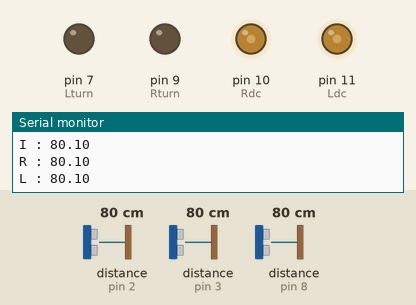
A sketch run on a simulated Arduino Uno, built with avr-gcc and run on an emulated ATmega328P. On the bench: output pins drawn as LEDs (lit = HIGH), the last lines printed to the serial monitor. Wiring (inferred from the names in the program): 3 × ultrasonic range finder: trigger pin 4, echo pin 2 / trigger pin 5, echo pin 3 / trigger pin 6, echo pin 8. Dashed ring = blinking. The inputs (shaded band) are chosen by the test bench; at power-on: distance to the obstacle (sensors on pin 2, pin 3, pin 8) 80 cm. The echo pulse lasts 58.3 µs per cm; pins used as bus, display or sensor lines are not drawn.

Above: at 1.2 s.
1.3 s: distance to the obstacle (sensor on pin 2) set to 30 cm
2.8 s: distance to the obstacle (sensor on pin 2) set to 25 cm
At 3.2 s:
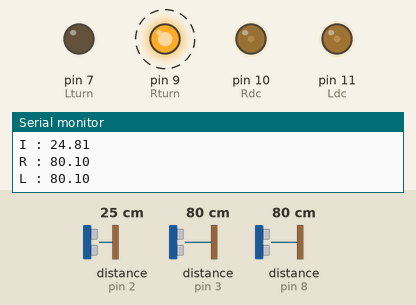
At 5.51 s:
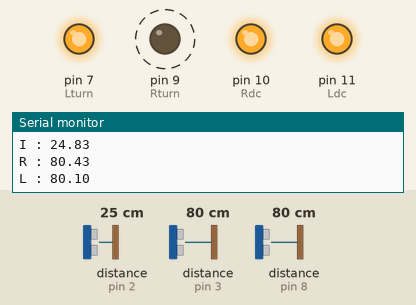
5.8 s: distance to the obstacle (sensor on pin 2) set to 35 cm
8.8 s: distance to the obstacle (sensor on pin 2) set to 25 cm
10.3 s: distance to the obstacle (sensor on pin 2) set to 22 cm
At 12.6 s:
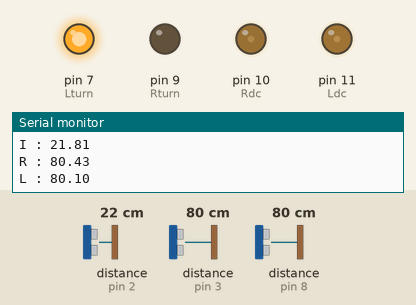
Timing chart, 0 to 14.3 s (numbered marks = the images above; inputs shaded):
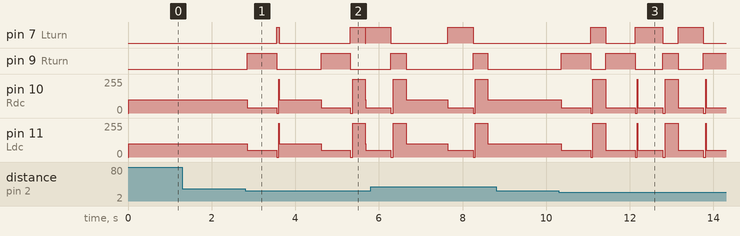

Measured:
- the behaviour switches between 28 and 27 cm on distance to the obstacle (sensor on pin 2) (found by bisection; images 0 and 1)
- the behaviour switches between 24 and 23 cm on distance to the obstacle (sensor on pin 2) (found by bisection; images 2 and 3)
- after the input at 2.8 s, pin 7 (Lturn): goes HIGH 0.06 s, LOW 1.7 s, HIGH 0.35 s, LOW 0.01 s, then HIGH, starting after 0.76 s; pin 9 (Rturn): alternates HIGH for 0.70 s and LOW for 1.1 s, starting after 0.06 s
- after the input at 10.3 s, pin 7 (Lturn): goes HIGH 0.36 s, LOW 0.70 s, HIGH 0.67 s, LOW 0.36 s, HIGH 0.61 s, then LOW, starting after 0.76 s; pin 9 (Rturn): goes HIGH 0.70 s, LOW 0.36 s, HIGH 0.70 s, LOW 0.67 s, HIGH 0.36 s, LOW 0.61 s, then HIGH, starting after 0.06 s

The sketch:

RouteControl4fin.ino
```cpp
#define Ldc 11
#define Lturn 7
#define Rdc 10
#define Rturn 9
#define trig_pinI 4
#define trig_pinR 5
#define trig_pinL 6
#define echoI_pin 2
#define echoR_pin 3
#define echoL_pin 8
void caseFTR();
void caseFTL();
void straight();
void turnLeft();
void turnRight();
void disCheck();
void Stop();

float distanceI, distanceR, distanceL;
bool loopescape = false;

void setup() {
  pinMode(Lturn,OUTPUT);
  pinMode(Rturn,OUTPUT);
  pinMode(Ldc,OUTPUT);
  pinMode(Rdc,OUTPUT);
  pinMode(trig_pinI,OUTPUT);
  pinMode(trig_pinR,OUTPUT);
  pinMode(trig_pinL,OUTPUT);
  pinMode(echoI_pin,INPUT);
  pinMode(echoR_pin,INPUT);
  pinMode(echoL_pin,INPUT);
  Serial.begin(9600);

}

void loop() {
  while(1){
    disCheck();
    straight();

    if ((distanceI<=27.0 && distanceL<=27.0 && (distanceI * distanceL) != 0)|| distanceI<=27.0){
      turnRight();
      disCheck();


      if(distanceI<=23.0 && distanceL<=23.0 && (distanceI * distanceL) != 0){
        Stop();
        turnRight();
        break;
      }
      else{
        straight();
        delay(1000);
        caseFTR();
        if(loopescape == true){
          loopescape = false;
          return;
        }
      }
    }

    else if(distanceI<=27.0 && distanceR<=27.0 && (distanceI*distanceR) != 0){
      Stop();
      turnLeft();
      disCheck();


      if(distanceI<=23.0 && distanceR<=23.0 && (distanceI*distanceR )!= 0){
        turnLeft();
        break;
      }

      else{
        straight();
        delay(1000);
        caseFTL();
        if(loopescape == true){
          loopescape = false;
          return;
        }
      }
    }

    else{
      continue;
    }
  }
}

void disCheck(){
  float durationI, durationR, durationL;
  digitalWrite(trig_pinI,LOW);

  digitalWrite(echoI_pin,LOW);
  delayMicroseconds(2);
  digitalWrite(trig_pinI,HIGH);
  delayMicroseconds(10);
  digitalWrite(trig_pinI,LOW);
  durationI = pulseIn(echoI_pin,HIGH,60000UL);
  distanceI = durationI / 2.0 / 29.0;
  Serial.print("I : ");
  Serial.print(distanceI);
  Serial.println();

  digitalWrite(echoR_pin,LOW);
  delayMicroseconds(2);
  digitalWrite(trig_pinR,HIGH);
  delayMicroseconds(10);
  digitalWrite(trig_pinR,LOW);
  durationR = pulseIn(echoR_pin, HIGH,60000UL);
  distanceR = durationR / 2.0 / 29.0;
  Serial.print("R : ");
  Serial.print(distanceR);
  Serial.println();

  digitalWrite(echoL_pin,LOW);
  delayMicroseconds(2);
  digitalWrite(trig_pinL,HIGH);
  delayMicroseconds(10);
  digitalWrite(trig_pinL,LOW);
  durationL = pulseIn(echoL_pin, HIGH,60000UL);
  distanceL = durationL / 2.0 / 29.0;
  Serial.print("L : ");
  Serial.print(distanceL);
  Serial.println();
  return;
}
void Stop(){
  digitalWrite(Ldc,HIGH);
  digitalWrite(Rdc,HIGH);
  return;
}

void straight(){
  analogWrite(Ldc,100);
  analogWrite(Rdc,100);
  digitalWrite(Lturn,LOW);
  digitalWrite(Rturn,LOW);
  return;
}

void turnLeft(){
  analogWrite(Ldc,50);
  analogWrite(Rdc,40);
  digitalWrite(Lturn,HIGH);
  digitalWrite(Rturn,LOW);
  delay(605);
  digitalWrite(Ldc,LOW);
  digitalWrite(Rdc,LOW);
  digitalWrite(Lturn,LOW);
  digitalWrite(Rturn,HIGH);
  delay(50);
  Stop();
  return;
}

void turnRight(){
  analogWrite(Ldc,50);
  analogWrite(Rdc,40);
  digitalWrite(Lturn,LOW);
  digitalWrite(Rturn,HIGH);
  delay(700);
  digitalWrite(Ldc,LOW);
  digitalWrite(Rdc,LOW);
  digitalWrite(Lturn,HIGH);
  digitalWrite(Rturn,LOW);
  delay(50);
  Stop();
}

void caseFTR(){
  turnRight();
  delay(300);
  straight();
  while(1){
    disCheck();
    straight();
    if(distanceI<=27.0 && distanceL>=27.0 &&distanceI != 0 || distanceL == 0){
      Stop();
      turnLeft();
      delay(300);
      disCheck();
      if(distanceI<=27.0){
        turnLeft();
        loopescape = true;
        return;
      }
      else{
      straight();
      delay(1000);
      caseFTL();
      }
    }

    else if(distanceI<=23.0 && distanceL<=23.0 && distanceI * distanceL != 0){
      Stop();
      turnRight();
      delay(300);
      //탈출해보자
      straight();
      delay(1000);
      caseFTR();
    }
  }
}

void caseFTL(){
  turnLeft();
  delay(300);
  straight();
  while(1){
    disCheck();
    straight();
    if(distanceI<=23.0 && distanceR>=23.0 && distanceI != 0 || distanceR == 0){
      Stop();
      turnRight();
      delay(300);
      disCheck();

      if(distanceI<=23.0){
        turnRight();
        loopescape = true;
        return;
      }
      else{
      straight();
      delay(1000);
      caseFTR();
      }
    }

    else if(distanceI<=23.0 && distanceR<=23.0 && distanceI * distanceR != 0){
      Stop();
      turnLeft();
      delay(300);
      straight();
      delay(1000);
      caseFTL();
    }
  }


}
```
